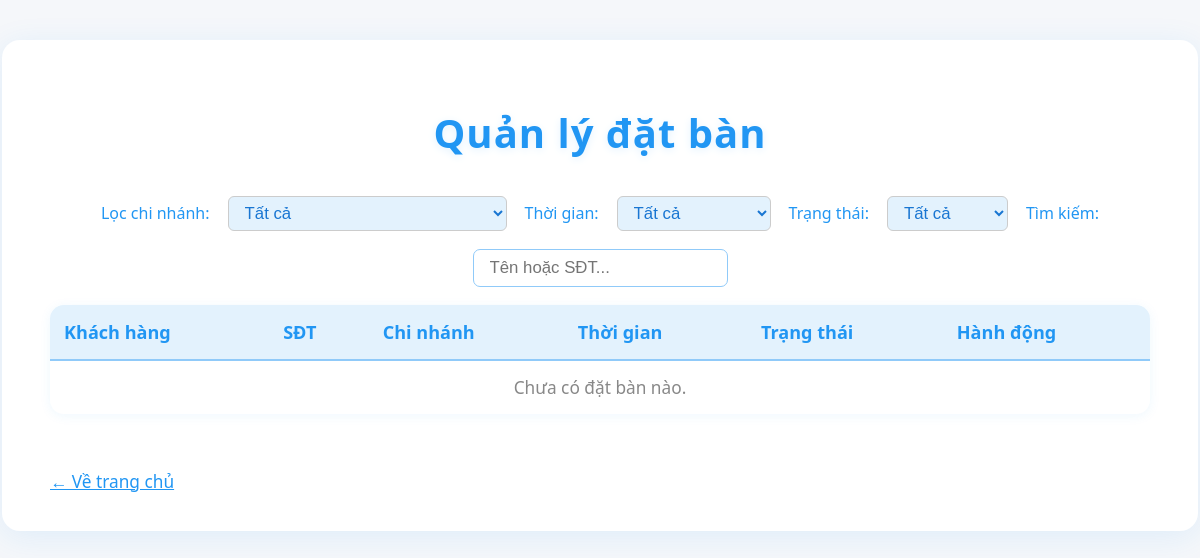
Before: /administator/dat-ban/ with the older database file.
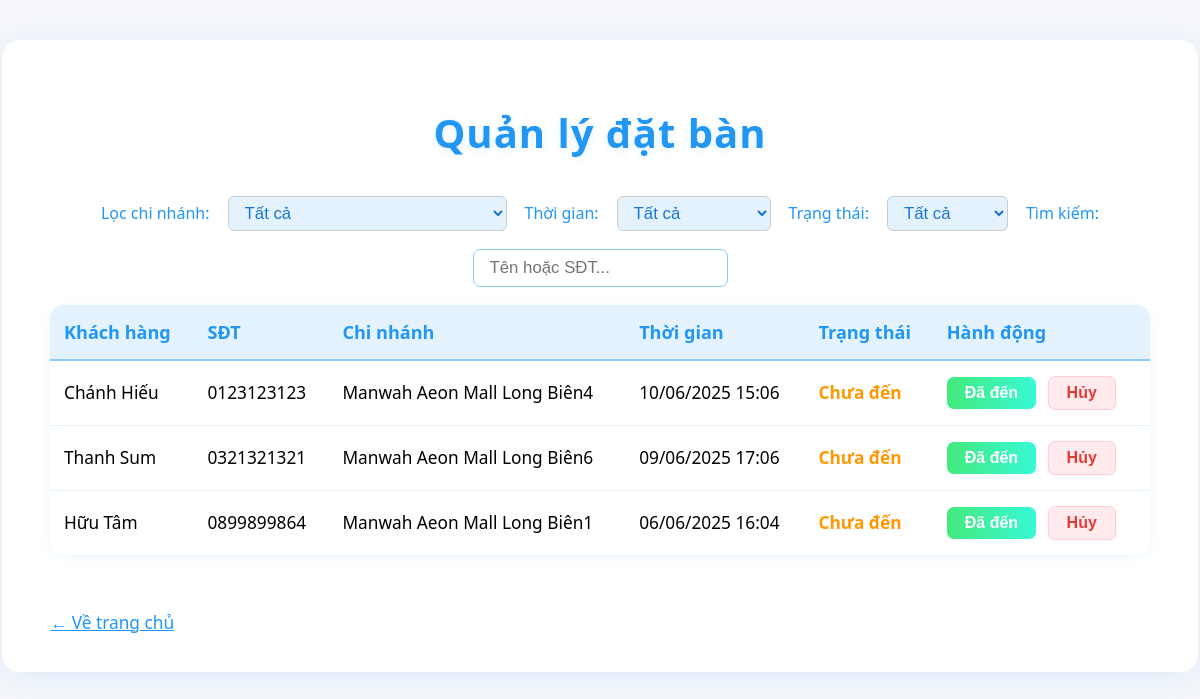
After: the same page with the newer database file.
### UserInterface/models.py (models this page shows, shortened)
class DatBan(models.Model):
    TRANG_THAI_CHOICES = [
        ('chua_den', 'Chưa đến'),
        ('da_den', 'Đã đến'),
        ('da_huy', 'Đã hủy'),
    ]
    ten_khach_hang = models.CharField(max_length=100)
    so_dien_thoai = models.CharField(max_length=20)
    thoi_gian = models.DateTimeField()
    chi_nhanh = models.ForeignKey('ChiNhanh', on_delete=models.CASCADE)
    trang_thai = models.CharField(max_length=10, choices=TRANG_THAI_CHOICES, default='chua_den')

class ChiNhanh(models.Model):
    ten_chi_nhanh = models.CharField(max_length=100)
    dia_chi = models.CharField(max_length=255)
    so_dien_thoai = models.CharField(max_length=20)
    gio_mo = models.TimeField()
    gio_dong = models.TimeField()

### account/views.py (the view)
# urls.py: path('dat-ban/', views.danh_sach_dat_ban_view, name='danh_sach_dat_ban'),
def danh_sach_dat_ban_view(request):
    chi_nhanh_list = ChiNhanh.objects.all()
    chi_nhanh_id = request.GET.get('chi_nhanh')
    filter_time = request.GET.get('time', '')
    filter_status = request.GET.get('status', '')
    search_query = request.GET.get('search', '').strip()
    selected_chi_nhanh = None
    datban_qs = DatBan.objects.select_related('chi_nhanh').order_by('-thoi_gian')
    if chi_nhanh_id:
        try:
            selected_chi_nhanh = ChiNhanh.objects.get(id=chi_nhanh_id)
            datban_qs = datban_qs.filter(chi_nhanh=selected_chi_nhanh)
        except ChiNhanh.DoesNotExist:
            selected_chi_nhanh = None
    now = timezone.localtime(timezone.now())
    if filter_time == 'today':
        start = now.replace(hour=0, minute=0, second=0, microsecond=0)
        end = now.replace(hour=23, minute=59, second=59, microsecond=999999)
        datban_qs = datban_qs.filter(thoi_gian__range=(start, end))
    elif filter_time == 'future':
        datban_qs = datban_qs.filter(thoi_gian__gte=now)
    if filter_status == 'da_den':
        datban_qs = datban_qs.filter(trang_thai='da_den')
    elif filter_status == 'chua_den':
        datban_qs = datban_qs.filter(trang_thai='chua_den')
    if search_query:
        datban_qs = datban_qs.filter(Q(ten_khach_hang__icontains=search_query) | Q(so_dien_thoai__icontains=search_query))
    return render(request, 'danh_sach_dat_ban.html', {
        'datban_list': datban_qs,
        'chi_nhanh_list': chi_nhanh_list,
        'selected_chi_nhanh': selected_chi_nhanh,
        'filter_time': filter_time,
        'filter_status': filter_status,
        'search_query': search_query,
    })

### account/templates/danh_sach_dat_ban.html (shortened to what this page needs)
<!DOCTYPE html>
<html lang="vi">
<head>
</head>
<body>
    <div class="container">
        <h1>Quản lý đặt bàn</h1>
        <form method="get" style="margin-bottom:18px;display:flex;gap:18px;align-items:center;">
            <label for="filter_chi_nhanh">Lọc chi nhánh:</label>
            <select name="chi_nhanh" id="filter_chi_nhanh" onchange="this.form.submit()" style="padding:6px 12px;border-radius:6px;border:1px solid #ccc;">
                <option value="">Tất cả</option>
            </select>
            <label for="filter_time">Thời gian:</label>
            <select name="time" id="filter_time" onchange="this.form.submit()" style="padding:6px 12px;border-radius:6px;border:1px solid #ccc;">
                <option value="">Tất cả</option>
            </select>
            <label for="filter_status">Trạng thái:</label>
            <select name="status" id="filter_status" onchange="this.form.submit()" style="padding:6px 12px;border-radius:6px;border:1px solid #ccc;">
                <option value="">Tất cả</option>
            </select>
            <label for="search">Tìm kiếm:</label>
            <input type="text" name="search" id="search" value="{{ search_query|default:'' }}" placeholder="Tên hoặc SĐT..." style="padding:8px 16px;border-radius:7px;border:1px solid #90caf9;font-size:1.05rem;background:#fff;min-width:180px;" onkeydown="if(event.key==='Enter'){this.form.submit();}">
        </form>
        <table>
            <thead>
                <tr>
                    <th>Khách hàng</th>
                    <th>SĐT</th>
                    <th>Chi nhánh</th>
                    <th>Thời gian</th>
                    <th>Trạng thái</th>
                    <th>Hành động</th>
                </tr>
            </thead>
            <tbody>
                {% for datban in datban_list %}
                <tr>
                    <td>{{ datban.ten_khach_hang }}</td>
                    <td>{{ datban.so_dien_thoai }}</td>
                    <td>{{ datban.chi_nhanh.ten_chi_nhanh }}</td>
                    <td>{{ datban.thoi_gian|date:'d/m/Y H:i' }}</td>
                    <td class="status-{{ datban.trang_thai }}">{{ datban.get_trang_thai_display }}</td>
                    <td>
                        <form action="{% url 'xac_nhan_dat_ban' datban.id %}" method="post" style="display:inline;">
                            <button type="submit" class="action-btn add-btn" onclick="return confirm('Xác nhận khách đã đến?');">Đã đến</button>
                        </form>
                        <form action="{% url 'huy_dat_ban' datban.id %}" method="post" style="display:inline;">
                            <button type="submit" class="action-btn delete-btn" onclick="return confirm('Bạn chắc chắn muốn hủy đặt bàn này?');">Hủy</button>
                        </form>
                    </td>
                </tr>
                {% empty %}
                <tr><td colspan="6" style="text-align:center;color:#888;">Chưa có đặt bàn nào.</td></tr>
                {% endfor %}
            </tbody>
        </table>
        <a href="{% url 'home' %}" class="back-link">&larr; Về trang chủ</a>
    </div>
</body>
</html>

Changed rows visible on the page:
added DatBan: ten_khach_hang "Chánh Hiếu", so_dien_thoai "0123123123", chi_nhanh.ten_chi_nhanh "Manwah Aeon Mall Long Biên4", thoi_gian "10/06/2025 15:06", trang_thai "Chưa đến"
added DatBan: ten_khach_hang "Thanh Sum", so_dien_thoai "0321321321", chi_nhanh.ten_chi_nhanh "Manwah Aeon Mall Long Biên6", thoi_gian "09/06/2025 17:06", trang_thai "Chưa đến"
added DatBan: ten_khach_hang "Hữu Tâm", so_dien_thoai "0899899864", chi_nhanh.ten_chi_nhanh "Manwah Aeon Mall Long Biên1", thoi_gian "06/06/2025 16:04", trang_thai "Chưa đến"
Other visible differences:
text no longer shown: "Chưa có đặt bàn nào."
